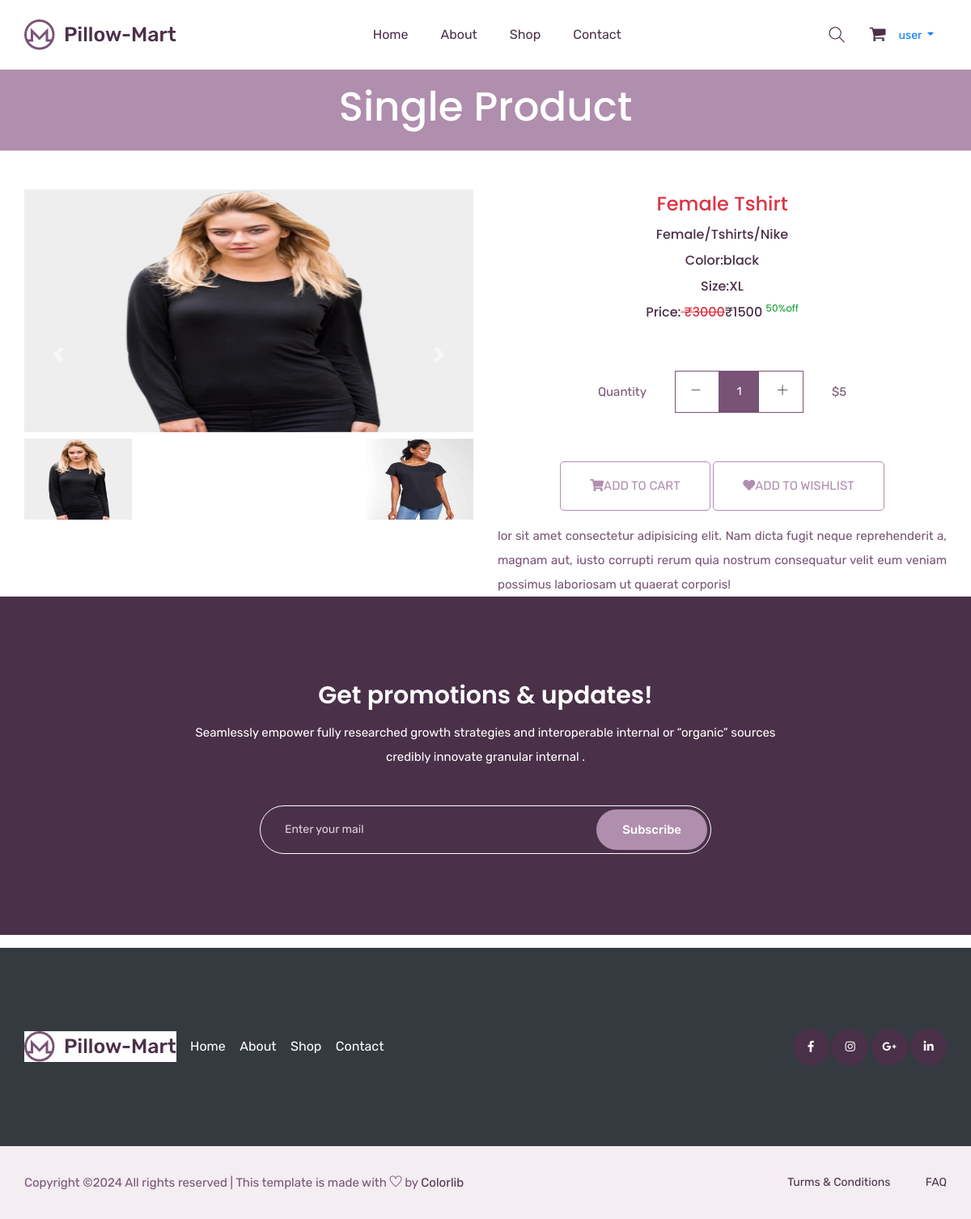
/singleproduct/14/ (signed in), run on the app's committed database.
### mainapp/models.py (models this page shows, shortened)
class Product(models.Model):
    id=models.AutoField(primary_key=True)
    name=models.CharField(max_length=30)
    maincategory=models.ForeignKey(MainCategory,on_delete=models.CASCADE)
    subcategory=models.ForeignKey(SubCategory,on_delete=models.CASCADE)
    brand=models.ForeignKey(Brand,on_delete=models.CASCADE)
    baseprice=models.IntegerField()
    discount=models.IntegerField()
    finalprice=models.IntegerField()
    stock=models.BooleanField(default=True)
    color=models.CharField(max_length=20)
    size=models.CharField(max_length=10)
    description=models.TextField(default="")
    pic1=models.ImageField(upload_to="uploads/product")
    pic2=models.ImageField(upload_to="uploads/product",default=None,blank=True,null=True)
    pic3=models.ImageField(upload_to="uploads/product",default=None,blank=True,null=True)
    pic4=models.ImageField(upload_to="uploads/product",default=None,blank=True,null=True)

class MainCategory(models.Model):
    id=models.AutoField(primary_key=True,unique=True)
    name=models.CharField(max_length=30)

class SubCategory(models.Model):
    id=models.AutoField(primary_key=True)
    name=models.CharField(max_length=30,unique=True)

class Brand(models.Model):
    id=models.AutoField(primary_key=True)
    name=models.CharField(max_length=30,unique=True)
    pic=models.ImageField(upload_to="uploads/brand")

### mainapp/views.py (the view)
# urls.py: path('singleproduct/<int:id>/',mainapp.singleproductPage,name="singleproduct"),
@login_required(login_url="/login/")
def singleproductPage(Request,id):
    product=Product.objects.get(id=id)
    return render(Request,"single-product.html",{'product':product})

### mainapp/templates/single-product.html (shortened to what this page needs)
{% extends 'index.html' %}
{% load static %}
{% block body %}
    <section class="breadcrumb_part ">
        <div class="container">
            <div class="row">
                <div class="col-lg-12">
                    <div class="breadcrumb_iner">
                      <h2>Single Product</h2>
                    </div>
                </div>
            </div>
        </div>
    </section>
  <section class="product_list mt-5">
    <div class="container">
      <div class="row justify-content-center">
        <div class="col-md-6">
          <div id="carouselExampleIndicators" class="carousel slide" data-ride="carousel">
            <div class="carousel-inner">
                <div class="carousel-item active">
                    <img src="{{product.pic1.url}}" style="height:300px; width:80%" class="d-block w-100"
                        alt="...">
                </div>
            </div>
            <div class="d-flex justify-content-between mt-2">
              <img src="{{product.pic1.url}}" data-target="#carouselExampleIndicators" data-slide-to="0" style="height:100px; width:24% " alt="">
              {% if product.pic2 %}
              <img src="{{product.pic2.url}}" data-target="#carouselExampleIndicators" data-slide-to="1" style="height:100px; width:24% " alt="">
              {% endif %}
            </div>
            <a class="carousel-control-prev" href="#carouselExampleIndicators" role="button" data-slide="prev">
                <span class="carousel-control-prev-icon" aria-hidden="true"></span>
            </a>
            <a class="carousel-control-next" href="#carouselExampleIndicators" role="button" data-slide="next">
                <span class="carousel-control-next-icon" aria-hidden="true"></span>
            </a>
        </div>
        </div>
        <div class="col-md-6">
          <div class="single_product_text text-center">
            <h3 class="text-danger">{{product.name}}</h3>
            <h5 class="">{{product.maincategory.name}}/{{product.subcategory.name}}/{{product.brand.name}}</h5>
            <h5 >Color:{{product.color}}</h5>
            <h5>Size:{{product.size}}</h5>
            <h5>Price:<del class="text-danger"> &#8377;{{product.baseprice}}</del>&#8377;{{product.finalprice}} <sup class="text-success">{{product.discount}}%off</sup></h5>
            <div class="card_area">
              <form action="{% url 'add-to-cart' %}" method="post">
                <div class="product_count_area">
                    <p>Quantity</p>
                    <div class="product_count d-inline-block">
                        <span class="product_count_item inumber-decrement"> <i class="ti-minus"></i></span>
                        <input class="product_count_item input-number" type="text" name="qty" value="1" min="1" max="10">
                        <span class="product_count_item number-increment"> <i class="ti-plus"></i></span>
                    </div>
                    <p>$5</p>
                </div>
                <div class="add_to_cart mb-3">
                  <button type="submit" class="btn_3" ><i class="fa fa-shopping-cart"></i>add to cart</button>
                  <a href="/add-to-wishlist/{{product.id}}" class="btn_3"><i class="fa fa-heart"></i>add to wishlist</a>
              </div>
            </form>
          </div>
            <p class="text-justify">{{product.description}}</p>
          </div>
        </div>
      </div>
    </div>
  </section>
   <section class="subscribe_part section_padding">
      <div class="container">
          <div class="row justify-content-center">
              <div class="col-lg-8">
                  <div class="subscribe_part_content">
                      <h2>Get promotions & updates!</h2>
                      <p>Seamlessly empower fully researched growth strategies and interoperable internal or “organic” sources credibly innovate granular internal .</p>
                      <div class="subscribe_form">
                          <input type="email" placeholder="Enter your mail">
                          <a href="#" class="btn_1">Subscribe</a>
                      </div>
                  </div>
              </div>
          </div>
      </div>
  </section>
{% endblock  %}

### mainapp/templates/index.html (shortened to what this page needs)
{% load static %}
<!doctype html>
<html lang="zxx">
<head>
    <link rel="stylesheet" href="{% static 'css/bootstrap.min.css' %}">
    <link rel="stylesheet" href="{% static 'css/animate.css' %}">
    <link rel="stylesheet" href="{% static 'css/owl.carousel.min.css' %}">
    <link rel="stylesheet" href="{% static 'css/all.css' %}">
    <link rel="stylesheet" href="{% static 'css/flaticon.css' %}">
    <link rel="stylesheet" href="{% static 'css/themify-icons.css' %}">
    <link rel="stylesheet" href="{% static 'css/magnific-popup.css' %}">
    <link rel="stylesheet" href="{% static 'css/slick.css' %}">
    <link rel="stylesheet" href="{% static 'css/style.css' %}">
</head>
<body>
    <header class="main_menu home_menu">
        <div class="container">
            <div class="row align-items-center justify-content-center">
                <div class="col-lg-12">
                    <nav class="navbar navbar-expand-lg navbar-light">
                        <a class="navbar-brand" href="{% url 'home' %}"><img src="{% static 'img/logo.png'  %}" alt="logo"></a>
                        <div class="collapse navbar-collapse main-menu-item" id="navbarSupportedContent">
                            <ul class="navbar-nav">
                                <li class="nav-item">
                                    <a class="nav-link" href="{% url 'home' %}">Home</a>
                                </li>
                                <li class="nav-item">
                                    <a class="nav-link" href="{% url 'about' %}">about</a>
                                </li>
                                <li class="nav-item">
                                    <a class="nav-link" href="/shop/All/All/All">shop</a>
                                </li>
                                <li class="nav-item">
                                    <a class="nav-link" href="{% url 'contact' %}">Contact</a>
                                </li>
                            </ul>
                        </div>
                        <div class="hearer_icon d-flex align-items-center">
                            <a id="search_1" href="javascript:void(0)"><i class="ti-search"></i></a>
                            {% if request.user.is_authenticated %}
                            <a href="{% url 'cart' %}">
                                <i class="flaticon-shopping-cart-black-shape"></i>
                            </a>
                            {% endif %}
                            <ul>
                                {% if request.user.is_authenticated %}
                                <li class="nav-item dropdown list-style-none ms-3">
                                    <a class="nav-link dropdown-toggle" href="blog.html" id="navbarDropdown_2"
                                        role="button" data-toggle="dropdown" aria-haspopup="true" aria-expanded="false">
                                        {{request.user.username}}
                                    </a>
                                </li>
                                {% else %}
                                <li class="nav-item">
                                    <a class="nav-link" href="{% url 'login' %}">Login</a>
                                </li>
                                {% endif %}
                            </ul>
                        </div>
                    </nav>
                </div>
            </div>
        </div>
    </header>
{% block body %}{% endblock %}
    <footer class="footer_part bg-dark text-white mt-3 ">
        <div class="footer_iner">
            <div class="container">
                <div class="row justify-content-between align-items-center">
                    <div class="col-lg-8">
                        <div class="footer_menu">
                            <div class="footer_logo">
                                <a href="{% url 'home' %}"><img class="bg-white" src="{% static 'img/logo.png' %}" alt="#"></a>
                            </div>
                            <div class="footer_menu_item">
                                <a class="text-white" href="{% url 'home' %}">Home</a>
                                <a class="text-white" href="{% url 'about' %}">About</a>
                                <a class="text-white" href="/shop/All/All/All">Shop</a>
                                <a class="text-white" href="{% url 'contact' %}">Contact</a>
                            </div>
                        </div>
                    </div>
                    <div class="col-lg-4">
                        <div class="social_icon">
                            <a href="#"><i class="fab fa-facebook-f"></i></a>
                            <a href="#"><i class="fab fa-instagram"></i></a>
                            <a href="#"><i class="fab fa-google-plus-g"></i></a>
                            <a href="#"><i class="fab fa-linkedin-in"></i></a>
                        </div>
                    </div>
                </div>
            </div>
        </div>
        <div class="copyright_part">
            <div class="container">
                <div class="row ">
                    <div class="col-lg-12">
                        <div class="copyright_text">
                            <P>
Copyright &copy;<script>document.write(new Date().getFullYear());</script> All rights reserved | This template is made with <i class="ti-heart" aria-hidden="true"></i> by <a href="https://colorlib.com" target="_blank">Colorlib</a>
</P>
                            <div class="copyright_link">
                                <a href="#">Turms & Conditions</a>
                                <a href="#">FAQ</a>
                            </div>
                        </div>
                    </div>
                </div>
            </div>
        </div>
    </footer>
</body>
</html>

### mainapp/static/css/all.css (style rules this page uses)
.fa, .fas, .far, .fal, .fab { -moz-osx-font-smoothing: grayscale; -webkit-font-smoothing: antialiased; display: inline-block; font-style: normal; font-variant: normal; text-rendering: auto; line-height: 1; }
.fa-facebook-f:before { content: "\f39e"; }
.fa-google-plus-g:before { content: "\f0d5"; }
.fa-heart:before { content: "\f004"; }
.fa-instagram:before { content: "\f16d"; }
.fa-linkedin-in:before { content: "\f0e1"; }
.fa-shopping-cart:before { content: "\f07a"; }
.fab { font-family: 'Font Awesome 5 Brands'; }
.fa, .fas { font-family: 'Font Awesome 5 Free'; font-weight: 900; }

### data on the page
Product: pic1 (picture), pic2 (picture), name "Female Tshirt", maincategory.name "Female", subcategory.name "Tshirts", brand.name "Nike", color "black", size "XL", baseprice "3000", finalprice "1500", discount "50", description "lor sit amet consectetur adipisicing elit. Nam dicta fugit neque reprehenderit a, magnam aut, iusto corrupti rerum quia nostrum consequatur velit eum veniam possimus laboriosam ut quaerat corporis!"

### other printed values
{{ request.user.username }} "user"
